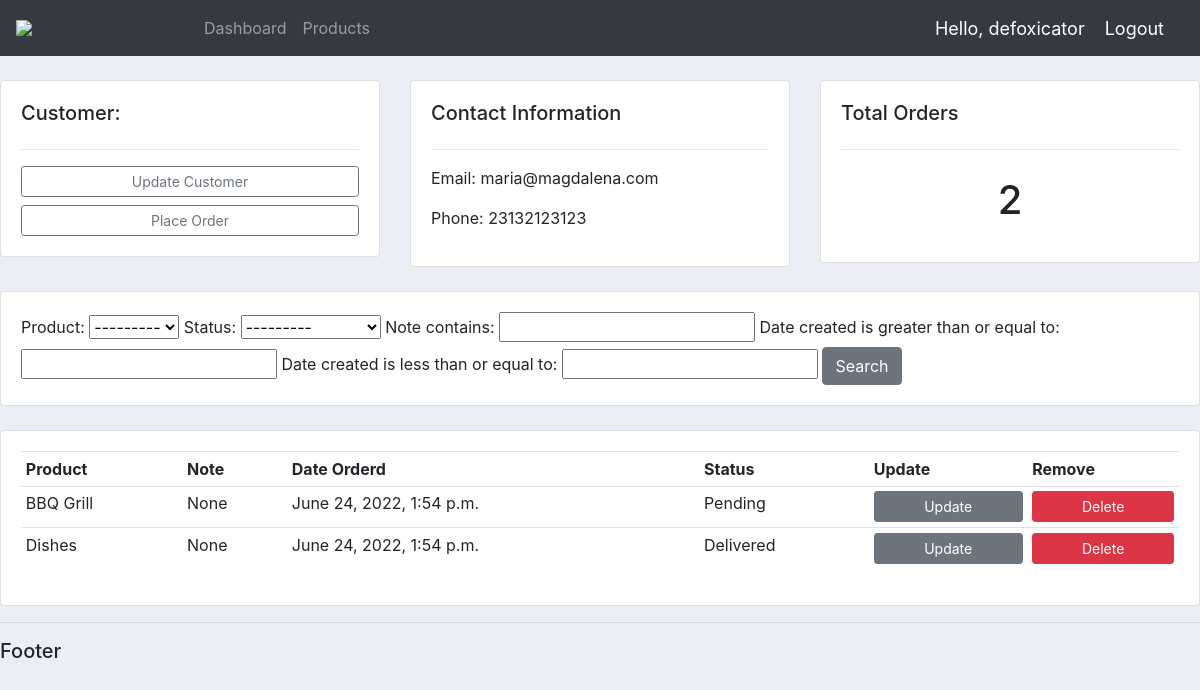
The page /customer/3/ (signed in) on the database its author committed.
### accounts/models.py (models this page shows, shortened)
class Customer(models.Model):
    name = models.CharField(max_length=200, null=True)
    phone = models.CharField(max_length=200, null=True)
    email = models.CharField(max_length=200, null=True)
    date_created = models.DateTimeField(auto_now_add=True, null=True)

class Order(models.Model):
    STATUS = (
        ('Pending', 'Pending'),
        ('Out for delivery', 'Out for delivery'),
        ('Delivered', 'Delivered'),
    )
    customer = models.ForeignKey(Customer, null=True, on_delete=models.SET_NULL)
    product = models.ForeignKey(Product, null=True, on_delete=models.SET_NULL)
    date_created = models.DateTimeField(auto_now_add=True, null=True)
    status = models.CharField(max_length=200, null=True, choices=STATUS)
    note = models.CharField(max_length=1000, null=True)

class Product(models.Model):
    CATEGORY = (
        ('Indoor', 'Indoor'),
        ('Outdoor', 'Outdoor'),
        )
    name = models.CharField(max_length=200, null=True)
    price = models.FloatField(null=True)
    category = models.CharField(max_length=200, null=True, choices=CATEGORY)
    description = models.CharField(max_length=200, null=True, blank=True)
    date_created = models.DateTimeField(auto_now_add=True, null=True)
    tags = models.ManyToManyField(Tag)
    def __str__(self):
        return self.name

### accounts/decorators.py (the view)
        def wrapper_func(request, *args, **kwargs):
            group = None
            if request.user.groups.exists():
                group = request.user.groups.all()[0].name
            if group in allowed_roles:
                return view_func(request, *args, **kwargs)
            else:
                return HttpResponse("You are not authrized to view this page.")

### accounts/views.py (called while the page is built)
@login_required(login_url='login')
@allowed_users(allowed_roles=['admin'])
def customer(request, pk_test):
    customer = Customer.objects.get(id=pk_test)
    orders = customer.order_set.all()
    order_count = orders.count()
    myFilter = OrderFilter(request.GET, queryset=orders)
    orders = myFilter.qs
    context = {
        'customer': customer,
        'orders': orders,
        'order_count': order_count,
        'myFilter': myFilter,
    }
    return render(request, 'accounts/customer.html', context)

### accounts/templates/accounts/customer.html
{%  extends 'accounts/main.html' %}
{% block content %}
	<br>
<div class="row">
	<div class="col-md">
		<div class="card card-body">
			<h5>Customer:</h5>
			<hr>
			<a class="btn btn-outline-secondary  btn-sm btn-block" href="">Update Customer</a>
			<a class="btn btn-outline-secondary  btn-sm btn-block" href="{% url 'create_order' customer.id %}">Place Order</a>
		</div>
	</div>
	<div class="col-md">
		<div class="card card-body">
			<h5>Contact Information</h5>
			<hr>
			<p>Email: {{ customer.email }}</p>
			<p>Phone: {{ customer.phone }}</p>
		</div>
	</div>
	<div class="col-md">
		<div class="card card-body">
			<h5>Total Orders</h5>
			<hr>
			<h1 style="text-align: center;padding: 10px">{{ order_count }}</h1>
		</div>
	</div>
</div>
<br>
<div class="row">
	<div class="col">
		<div class="card card-body">
			<form method="get">
				{{ myFilter.form }}
		    <button class="btn btn-secondary" type="submit">Search</button>
		  </form>
		</div>
	</div>
</div>
<br>
<div class="row">
	<div class="col-md">
		<div class="card card-body">
			<table class="table table-sm">
				<tr>
					<th>Product</th>
					<th>Note</th>
					<th>Date Orderd</th>
					<th>Status</th>
					<th>Update</th>
					<th>Remove</th>
				</tr>
				{% for order in orders %}
				<tr>
					<td>{{order.product}}</td>
					<td>{{order.note}}</td>
					<td>{{order.date_created}}</td>
					<td>{{order.status}}</td>
					<td><a class="btn btn-secondary btn-sm btn-block" href="{% url 'update_order' order.id %}">Update</td>
					<td><a class="btn btn-sm btn-danger btn-sm btn-block" href="{% url 'delete_order' order.id %}">Delete</td>
				</tr>
				{% endfor %}
			</table>
		</div>
	</div>
</div>
{% endblock %}

### accounts/templates/accounts/navbar.html (shortened to what this page needs)
{% load static %}
<nav class="navbar navbar-expand-lg navbar-dark bg-dark">
    <img class="logo" src="{% static 'images/logo long.bmp' %}" width="180px">
    <div class="collapse navbar-collapse" id="navbarNav">
      <ul class="navbar-nav">
        {% if request.user.is_staff %}
        <li class="nav-item">
          <a class="nav-link" href="#">Dashboard</a>
        </li>
        <li class="nav-item">
          <a class="nav-link" href="#">Products</a>
        </li>
        {% endif %}
      </ul>
    </div>
    <span class="hello-msg">Hello, {{ request.user }}</span>
    <span><a class="hello-msg" href="{% url 'logout' %}">Logout</a></span>
  </nav>

### static/css/main.css (style rules this page uses)
body { background-color: #ebeff5; }

### accounts/templates/accounts/navbar.html (style rules this page uses)
.hello-msg { font-size: 18px; color: #fff; margin-right: 20px; }

### rows shown on the page
Customer: email "maria@magdalena.com", phone "23132123123"
Order: product "BBQ Grill", note "None", date_created "June 24, 2022, 1:54 p.m.", status "Pending"
Order: product "Dishes", note "None", date_created "June 24, 2022, 1:54 p.m.", status "Delivered"

### other values the page prints
{{ request.user }} "defoxicator"
{{ order_count }} "2"
